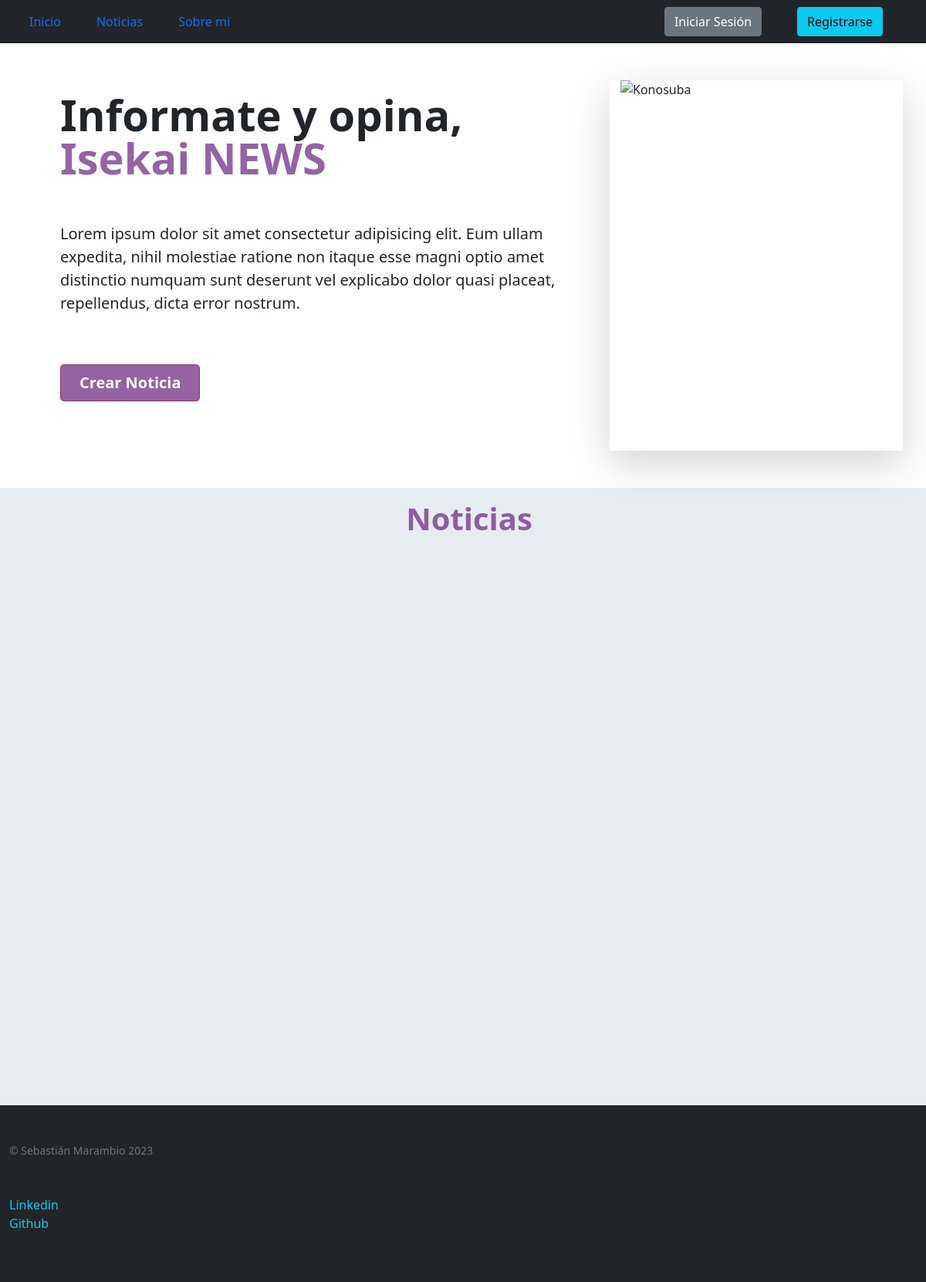
/, run on an earlier commit of the app's database.
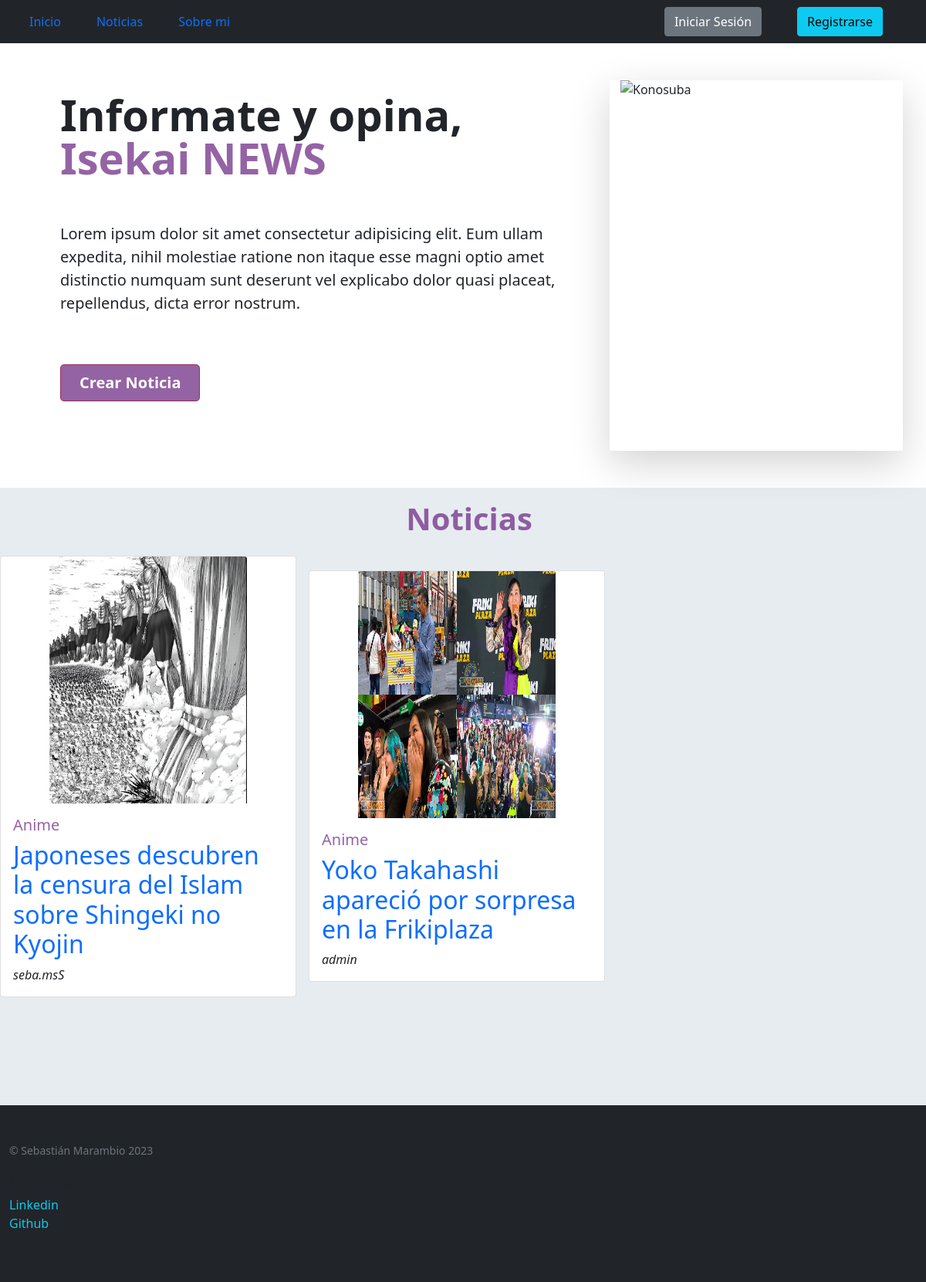
And on a later commit of the database.
### control_estudios/models.py (models this page shows)
class Noticias(models.Model):
    titular = models.CharField(max_length=150)
    subtitulo = models.CharField(max_length=100)
    autor = models.CharField(max_length=40)
    cuerpo = models.CharField(max_length=4000)
    categoria = models.CharField(max_length=30)
    imagen = models.ImageField(upload_to="noticias", null=True, blank=True)
    fecha_publicacion = models.DateField(default=timezone.now)
    def __str__(self):
        return f"{self.titular} | {self.autor}"

### sistema_coder/views.py (the view)
# urls.py: path('', inicio, name='inicio'),
def inicio(request):
    contexto = {
        "noticias": Noticias.objects.all(),
    }
    print(contexto)
    http_response = render(
        request=request,
        template_name="control_estudios/index.html",
        context=contexto,
    )
    return http_response

### control_estudios/templates/control_estudios/index.html (shortened to what this page needs)
{% extends 'control_estudios/base.html' %} {%block contenido %}
<main class="d-flex align-items-center vh-75">
  <div class="container">
    <div class="row align-items-center rounded-3">
      <div class="col-lg-8 p-3 p-lg-5 pt-lg-3 mt-5">
        <h1 class="display-4 fw-bold lh-1 pb-5">
          Informate y opina, <br />
          <span class="colorFont">Isekai NEWS</span>
        </h1>
        <p class="lead">
          Lorem ipsum dolor sit amet consectetur adipisicing elit. Eum ullam
          expedita, nihil molestiae ratione non itaque esse magni optio amet
          distinctio numquam sunt deserunt vel explicabo dolor quasi placeat,
          repellendus, dicta error nostrum.
        </p>
        <div
          class="d-grid gap-2 d-md-flex justify-content-md-start mb-4 mb-lg-3 py-4"
        >
          <a href="{% url 'crear_noticia' %}"
            ><button
              type="button"
              class="btn btn-primary btn-lg px-4 my-4 me-md-2 fw-bold botonEstilo"
            >
              Crear Noticia
            </button></a
          >
        </div>
      </div>
      <div class="col-lg-4 shadow-lg d-flex justify-content-center">
        <img class="imgHero" src="/static/img/hero.jfif" alt="Konosuba" />
      </div>
    </div>
  </div>
</main>
<section class="vh-100 bg-secondary">
  <h1 class="py-3 ps-3 fw-bold colorFont text-center">Noticias</h1>
  <div id="containerNews" class="d-flex align-items-center gap-3">
    {% for noticia in noticias %}
    <div
      class="card d-flex flex-column align-items-center"
      style="width: 24rem"
    >
      <div class="containerImageFeed">
        <img
          src="/media/{{ noticia.imagen }}"
          class="card-img-top imgNewsFeed"
        />
      </div>
      <div class="card-body w-100">
        <h5 class="card-title colorFont">{{ noticia.categoria }}</h5>
        <h2 class="card-title">
          <a href="{% url 'ver_noticia' noticia.id %}">{{ noticia.titular }}</a>
        </h2>
        <h7 class="card-title fst-italic fw-light">{{ noticia.autor }}</h7>
      </div>
    </div>
    {% endfor %}
  </div>
</section>
{%endblock contenido %}

What changed in the data, as far as the page shows it:
added Noticias: imagen (picture), categoria "Anime", titular "Japoneses descubren la censura del Islam sobre Shingeki no Kyojin", autor "seba.msS"
added Noticias: imagen (picture), categoria "Anime", titular "Yoko Takahashi apareció por sorpresa en la Frikiplaza", autor "admin"
